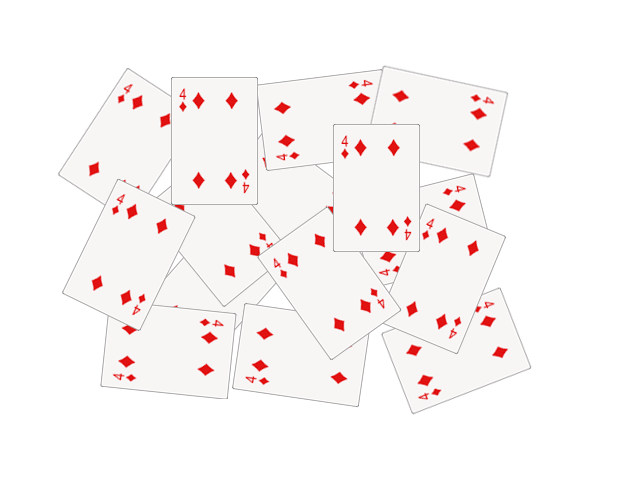
#> input picture fotos/cards.png, 640 x 480 px, found by its file name
$ jupyter execute laboratorio1.ipynb
#> lines starting #> are read from the running program, lines starting #| are printed output that depends on the picture
### cvlib.py
import cv2 as cv
import matplotlib.pyplot as plt
import numpy as np

def imgview(img, title=None, filename=None, axis=False):
    """
        Variables:
            img, array de la image
            tittle, string del titulo de la imangen
            filename, nombre con el que se guardaría la imagen
            axis
        Retorno:
            printea la imagen que fue enviada con sus parámetros agregados
    """
    r,c = img.shape[0:2]
    k=8
    fig = plt.figure(figsize=(k,k)) #creamos una figura. Es crear una instancia donde vamos a dibujar.
    ax = fig.add_subplot(111) # sobre la misma, agrego un subplot(111), el 111 es la posición. filas, columnas y posición a la cual nos referimos el ax.
                              # el ax, (axis) son ejes.
    if len(img.shape) == 3:  #decido si la imagen es o no a color. Y decimos cómo dibujarla.
        im = ax.imshow(img,extent=None) # punto el contenido del ax. extent, configurar el origen de la gráfica.
    else:
        im = ax.imshow(img,extent=None,cmap='gray',vmin=0,vmax=255) # escala de color, min y max de la escala.

    # el im, sirve para reciclar el objeto.

    if title != None:
        ax.set_title(title,fontsize=14) # si  trae un titulo, se lo pongo a la imagen.


    if not axis: # para poner las "direcciones" o la posición de cada pixel de la imagen.
        plt.axis('off')
    else:
        ax.grid(c='w')
        ax.xaxis.tick_top()
        ax.xaxis.set_label_position('top')
        ax.set_xlabel('Columns',fontsize=14)
        ax.set_ylabel('Rows',fontsize=14)
        ax.xaxis.label.set_color('w')
        ax.yaxis.label.set_color('w')
        ax.tick_params(axis='x', colors='w',labelsize=14)
        ax.tick_params(axis='y', colors='w',labelsize=14)

    if filename != None: # si tiene un dirección, entonces lo guarda ahí.
        plt.savefig(filename)
    plt.show()

# [110 lines left out: functions hist, splitrgb, not called in this run]


def imgcmp(img, img2, title=None, axis=False):
    """_summary_
        funcion que recibe dos array que representan las imagenes y las pone en una misma figura.
        valido si son a color o no para definir como mostrarlas.
    Args:
        img (array int): array de la primera imagen
        img2 (array int): array de la segunda imagen
    """
    fig = plt.figure(figsize=(20,20)) # hacer la figura
    ax1 = fig.add_subplot(121)
    if len(img.shape) == 3:  #decido si la imagen es o no a color. Y decimos cómo dibujarla.
        ax1.imshow(img,extent=None) # punto el contenido del ax. extent, configurar el origen de la gráfica.
    else:
        ax1.imshow(img,extent=None,cmap='gray',vmin=0,vmax=255) # escala de color, min y max de la escala.
    if title != None:
        if len(title) > 0:
            ax1.set_title(title[0])
        else:
            ax1.set_title("Imagen 1")
    if not axis: # para poner las "direcciones" o la posición de cada pixel de la imagen.
        plt.axis('off')
    else:
        ax1.grid(c='w')
        ax1.xaxis.tick_top()
        ax1.xaxis.set_label_position('top')
        ax1.set_xlabel('Columns',fontsize=14)
        ax1.set_ylabel('Rows',fontsize=14)
        ax1.xaxis.label.set_color('w')
        ax1.yaxis.label.set_color('w')
        ax1.tick_params(axis='x', colors='w',labelsize=14)
        ax1.tick_params(axis='y', colors='w',labelsize=14)
    ax2 = fig.add_subplot(122)
    if len(img2.shape) == 3:  #decido si la imagen es o no a color. Y decimos cómo dibujarla.
        ax2.imshow(img2,extent=None) # punto el contenido del ax. extent, configurar el origen de la gráfica.
    else:
        ax2.imshow(img2,extent=None,cmap='gray',vmin=0,vmax=255) # escala de color, min y max de la escala.
    if title != None:
        if len(title) > 1:
            ax2.set_title(title[1])
        else:
            ax2.set_title("Imagen 2")
    if not axis: # para poner las "direcciones" o la posición de cada pixel de la imagen.
        plt.axis('off')
    else:
        ax2.grid(c='w')
        ax2.xaxis.tick_top()
        ax2.xaxis.set_label_position('top')
        ax2.set_xlabel('Columns',fontsize=14)
        ax2.set_ylabel('Rows',fontsize=14)
        ax2.xaxis.label.set_color('w')
        ax2.yaxis.label.set_color('w')
        ax2.tick_params(axis='x', colors='w',labelsize=14)
        ax2.tick_params(axis='y', colors='w',labelsize=14)
    plt.show()
# [62 lines left out: functions imgcdf, imgeq, cdfview, not called in this run]

### laboratorio1.ipynb
[cell 1]
import numpy as np
import cv2 as cv
import matplotlib.pyplot as plt
import cvlib

[cell 2]
path = '/Users/carlosalvarado/Desktop/ComputerVision/fotos/'

[cell 3]
img = cv.imread(path+'cards.png', cv.IMREAD_GRAYSCALE)
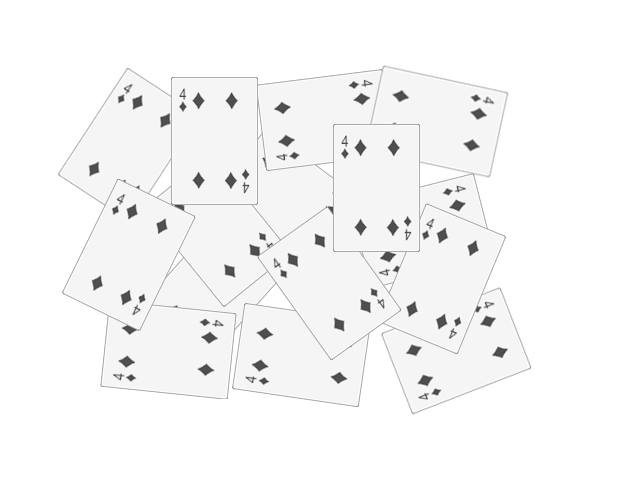
#> img: shape (480, 640); min 66, max 255, mean 246.9
#img = cv.imread(os.path.join(PATH,'Unequalized_Hawkes_Bay_NZ.jpg'), cv.IMREAD_GRAYSCALE)

r,c = img.shape[0:2]
#> r = 480; c = 640
print('Rows {0}\nColumns {1}\nPixels {2:,}'.format(r,c,r*c))
#| Rows 480
#| Columns 640
#| Pixels 307,200

[cell 4]
cvlib.imgview(img)

[cell 5]
def imgpad(image, r):
    """_summary_
        La función empieza obteniendo el valor de columnas y filas de la imagen original.
        Eso nos sirve, porque el padding es agregar un "marco" a la imagen, por lo que sabemos que
        r * 2 nos generara los espacios necesarios para el nuevo lenght de cada fila de la imagen.
                                                                                    filas       columnas
        Por lo tanto, se crea un array con np.zero de numpy y sus dimensiones son: (row+(r*2), column+(r*2)
        Por ejemplo, si la imagen es de 8 * 8, tendremos una de 10 * 10, para tener 1 pixel de marco con el padding.

        Para poner la imagen dentro de la matriz, le caemos encima a el espacio que equivale a donde estaría la imagen
        original. Eso nos trae justamente el espacio en donde corresponde nuestra imagen inicial.
    Args:
        image (uint8): array de la imagen
        r (int): cantidad de pixeles que queremos nuestro padding.
    """
#> called with r = 2
    row,column = image.shape[0:2]
#> row = 480; column = 640
    arr = np.zeros((row+(r*2), column+(r*2)))
    arr[r:r+row, r:r+column] = image
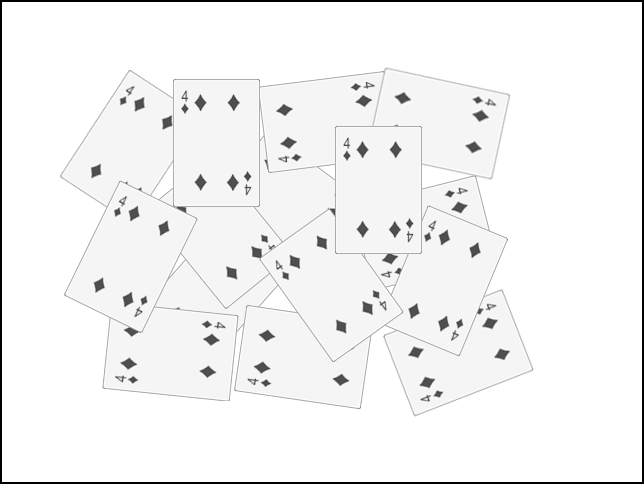
#> arr: shape (484, 644) float64; min 0, max 255, mean 243.3
    return arr

img2 = imgpad(img, 2)
r,c = img.shape[0:2]
r2,c2 = img2.shape[0:2]
#> r2 = 484; c2 = 644
cvlib.imgcmp(img, img2, title=['Orignal row: {0}, column: {1}'.format(r,c),'Padding row: {0}, column: {1}'.format(r2,c2)])
#> in imgcmp, `plt.show()`:
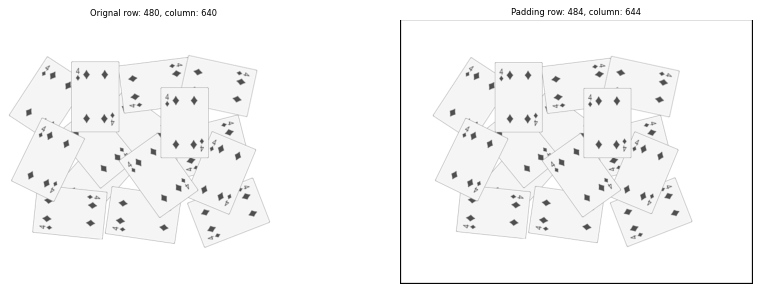
#> figure drawn by matplotlib, 2 panels

$ run again, with fotos/cells.png copied over fotos/cards.png
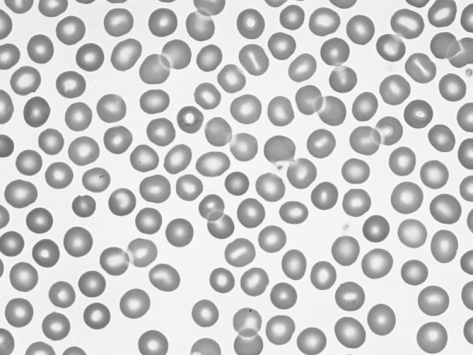
#> input picture fotos/cells.png, 473 x 355 px, found by its file name
#> img is the input picture: shape (355, 473); min 82, max 250, mean 201.2
#| Rows 355
#| Columns 473
#| Pixels 167,915
#> in imgpad, `arr[r:r+row, r:r+column] = image`:
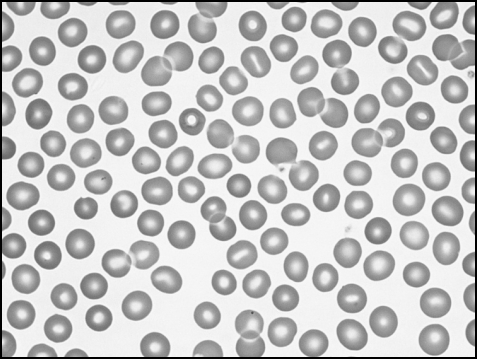
#> arr: shape (359, 477) float64; min 0, max 250, mean 197.3
#> in imgcmp, `plt.show()`:
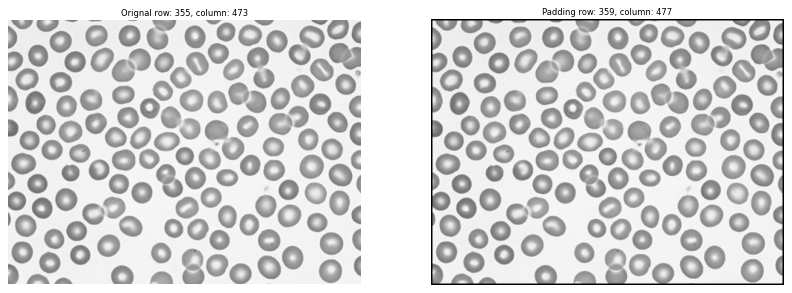
#> figure drawn by matplotlib, 2 panels
